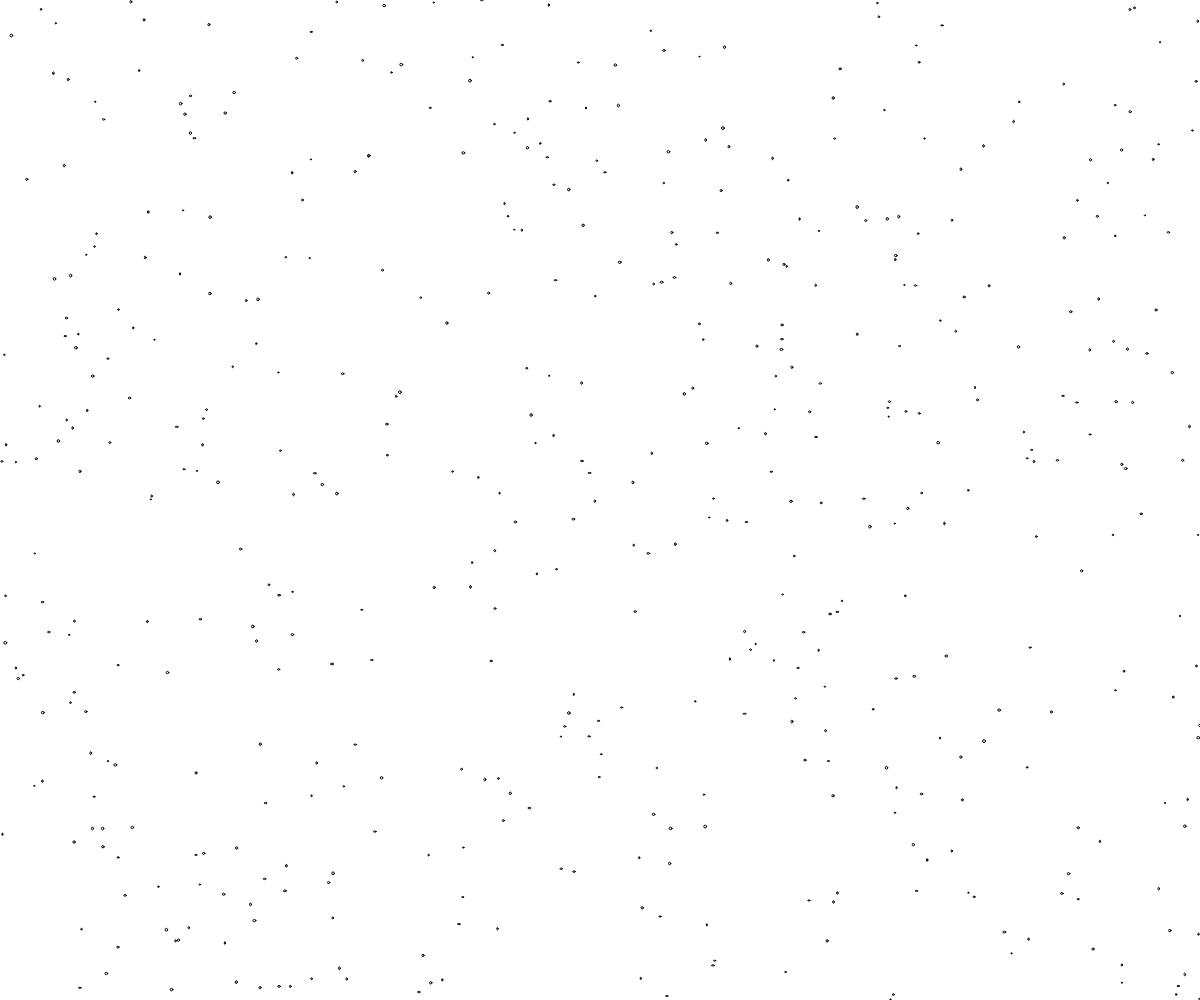
Frame 1 (no input)
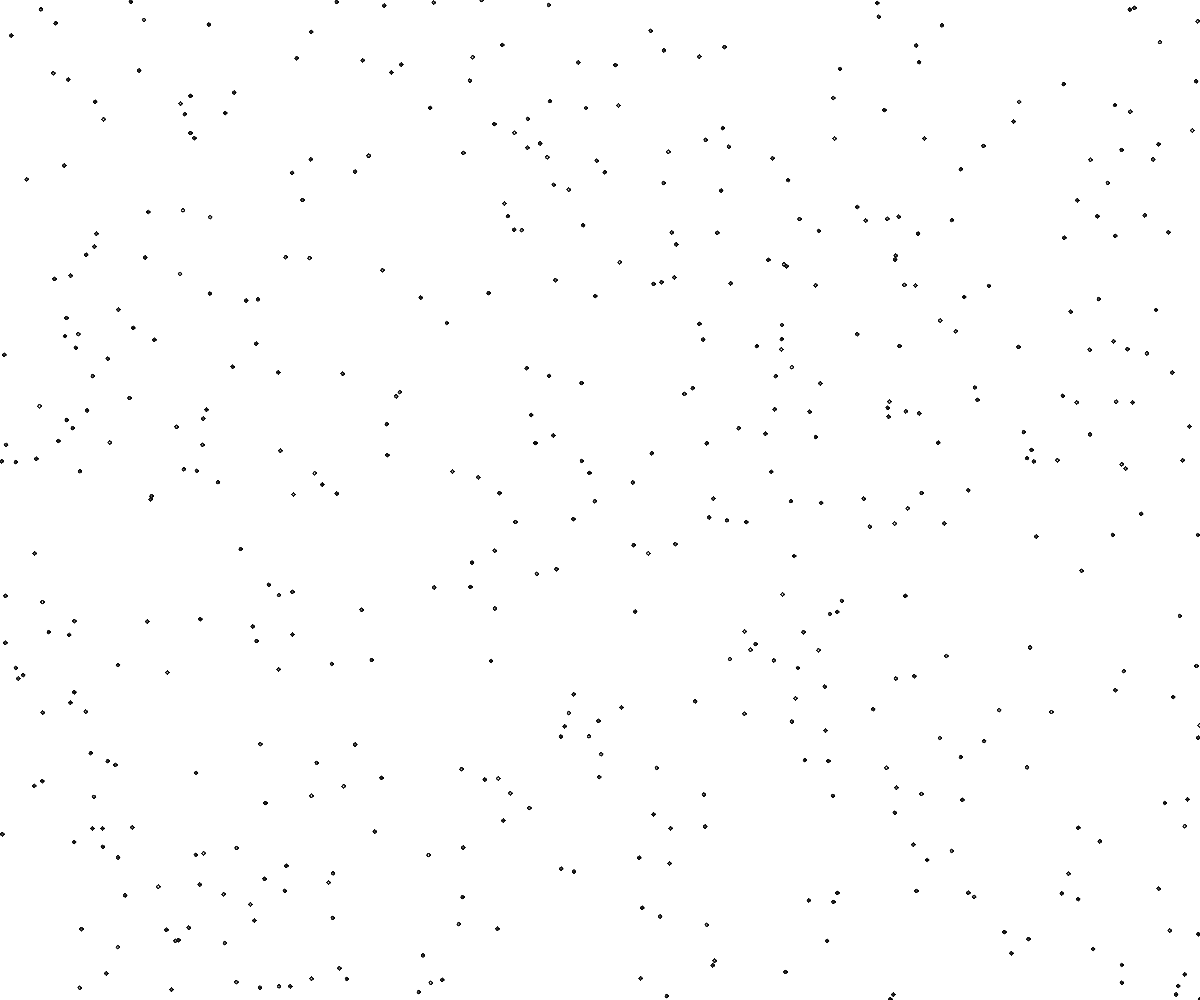
Frame 60 (no input)
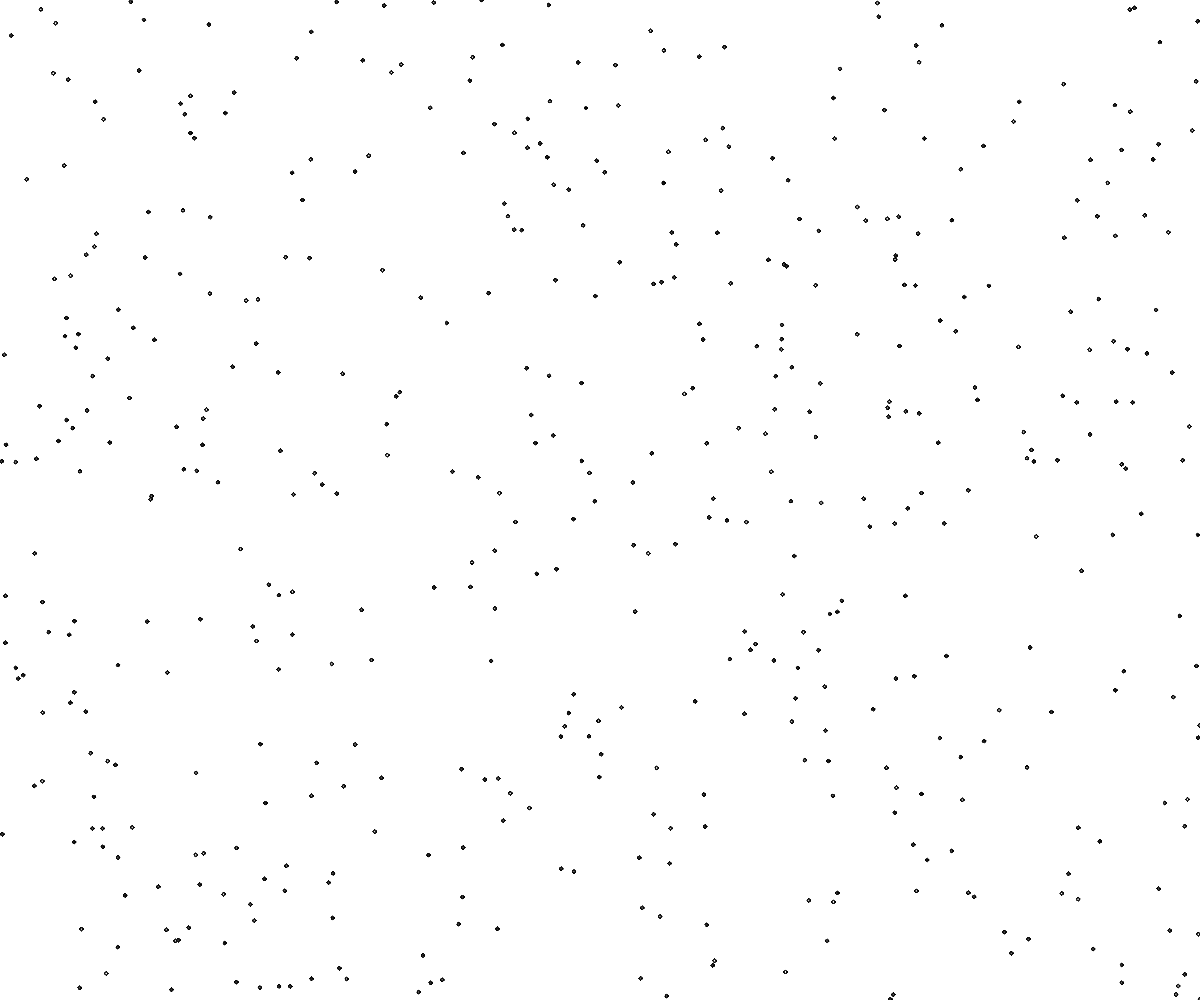
Frame 120 (the mouse pressed at the canvas centre since frame 60)

The p5.js sketch that drew these frames (run headless with seeded random() and noise() and a simulated clock; from frame 60 on, the mouse is pressed at the canvas centre):

// p5.js sketch
// ── sketch.js

// Home page background. //


let stars = [] // Create an array to store the values of the stars. 

function setup() {
  createCanvas(windowWidth, windowHeight); // Makes the canvas size fit the full screen size of the browser. 
	
	 
	for (i = 0; i < 500; i++){ // For loop for the stars.
			
		let star = { // This will store the x and y values. 
			x:random(0,width), // This allows the stars to take random location within the sketch. 
			y:random(0,height)
		};
		

		stars.push(star); // This adds the star's values to the stars array. 	
	}
}

function draw() {
	

	for (i = 0; i < 500; i++){ // Create a for loop for the stars that loop through the array. 
		
		let x = stars[i].x; // Define local variable based on the X values of the star. 
		let y = stars[i].y; // Define local variable based on the Y values of the star. 
		

		fill(255); // Color of the star. 
		
		
		ellipse(x,y,random(1,3),random(1,3)); // Draw the ellipse used for the stars that uses the X and Y values,
											  // and a random number for the frame that makes the glitter effect. 

	}
	
	
}
